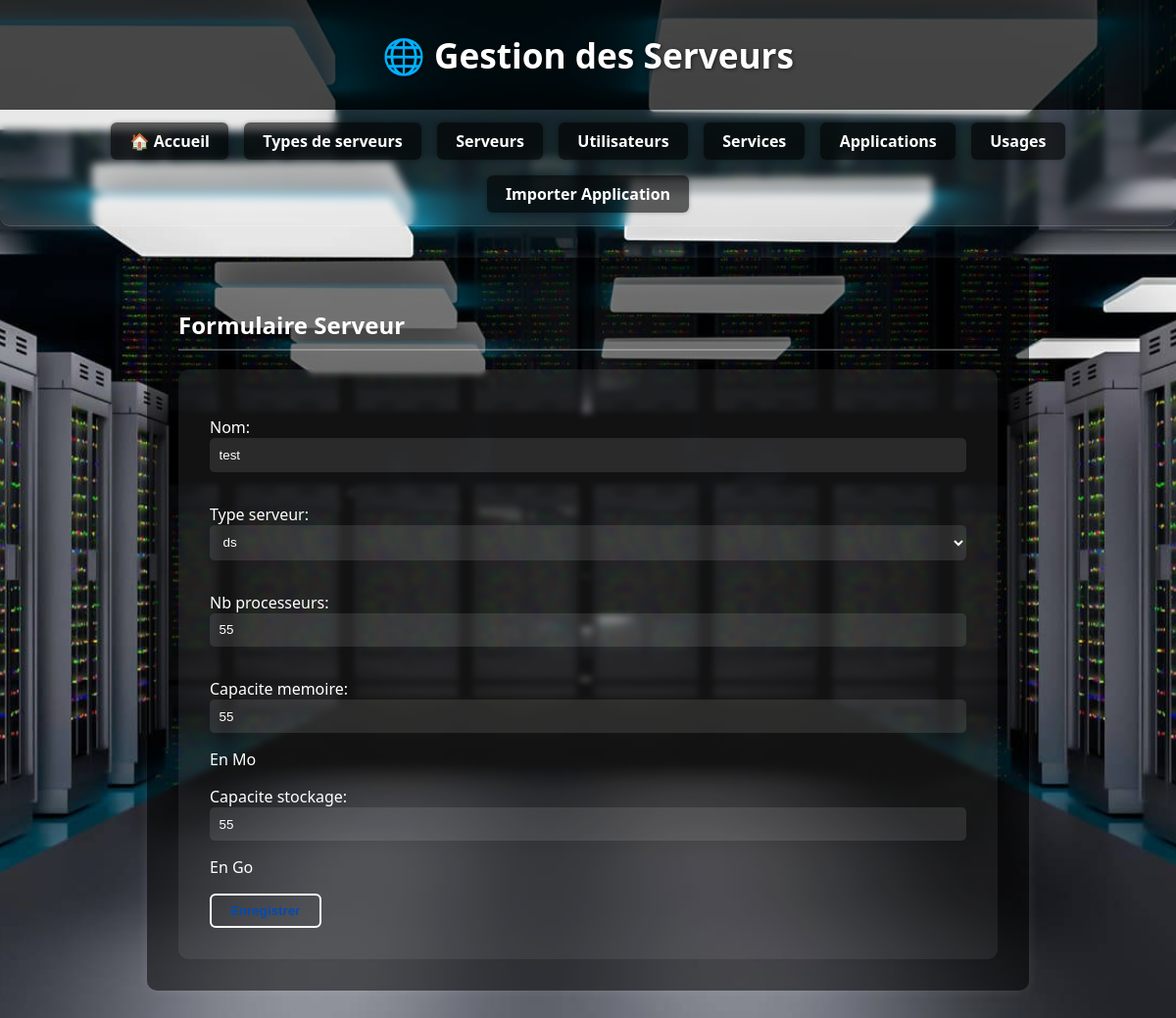
/serveurs/modifier/2/, run on the app's committed database.
### gestion/models/serveur.py (models this page shows, shortened)
class Serveur(models.Model):
    nom = models.CharField(max_length=100)
    type_serveur = models.ForeignKey(TypeServeur, on_delete=models.CASCADE)
    nb_processeurs = models.PositiveIntegerField()
    capacite_memoire = models.PositiveIntegerField(help_text="En Mo")
    capacite_stockage = models.PositiveIntegerField(help_text="En Go")

### gestion/views.py (the view)
# urls.py: path('serveurs/modifier/<int:id>/', views.modifier_serveur, name='modifier_serveur'),
def modifier_serveur(request, id):
    serveur = get_object_or_404(Serveur, id=id)
    form = ServeurForm(request.POST or None, instance=serveur)
    if form.is_valid():
        form.save()
        return redirect('liste_serveur')
    return render(request, 'gestion/serveur/form.html', {'form': form})

### gestion/forms.py
class ServeurForm(forms.ModelForm):
    class Meta:
        model = Serveur
        fields = '__all__'

### gestion/models/type_serveur.py (called while the page is built)
    def __str__(self):
        return self.type

### gestion/templates/gestion/serveur/form.html (shortened to what this page needs)
{% extends 'gestion/base.html' %}
{% block content %}
<h2>Formulaire Serveur</h2>
<form method="post">
    {{ form.as_p }}
    <button type="submit" style="color:rgb(0, 75, 180)">Enregistrer</button>
</form>
{% endblock %}

### static/css/style.css (style rules this page uses)
* { box-sizing: border-box; }
body { margin: 0; padding: 0; font-family: 'Segoe UI', sans-serif; background: url("/static/images/background.jpg") no-repeat center center fixed; background-size: cover; color: #ffffff; }
h2 { color: #ffffff; border-bottom: 2px solid #ffffff44; padding-bottom: 0.5rem; }
button, .btn-ajouter, .btn-action { background-color: transparent; border: 2px solid #ffffff; color: #ffffff; padding: 0.5rem 1.2rem; font-weight: bold; border-radius: 6px; text-decoration: none; display: inline-block; cursor: pointer; transition: background-color 0.3s, color 0.3s; }
form { background-color: rgba(255, 255, 255, 0.07); padding: 2rem; border-radius: 10px; backdrop-filter: blur(3px); }
form input, form select, form textarea { width: 100%; padding: 0.6rem; margin-bottom: 1rem; border-radius: 5px; border: none; background-color: rgba(255, 255, 255, 0.1); color: #ffffff; }
form input::placeholder { color: #cccccc; }

### data on the page
Serveur: nom "test", type_serveur "ds", nb_processeurs "55", capacite_memoire "55", capacite_stockage "55"
